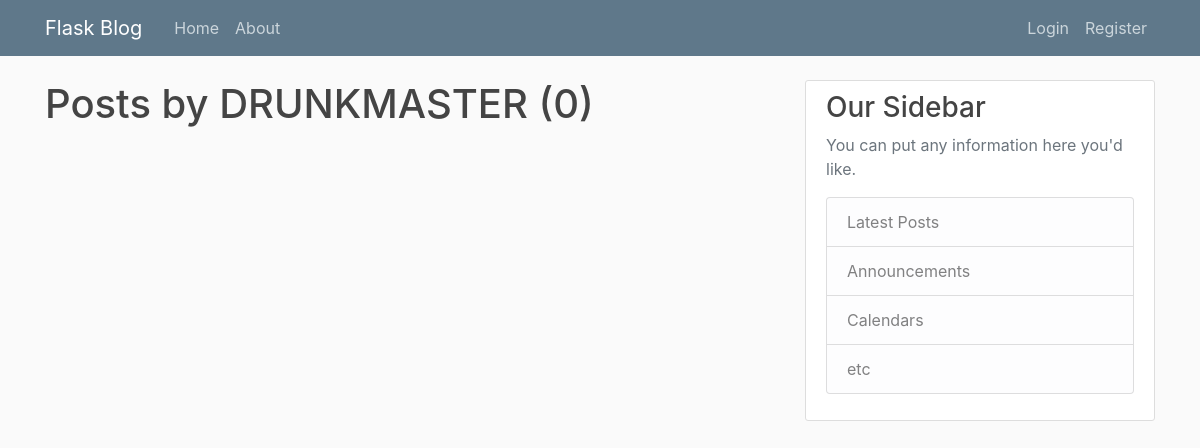
/user/DRUNKMASTER, run on an earlier commit of the app's database.
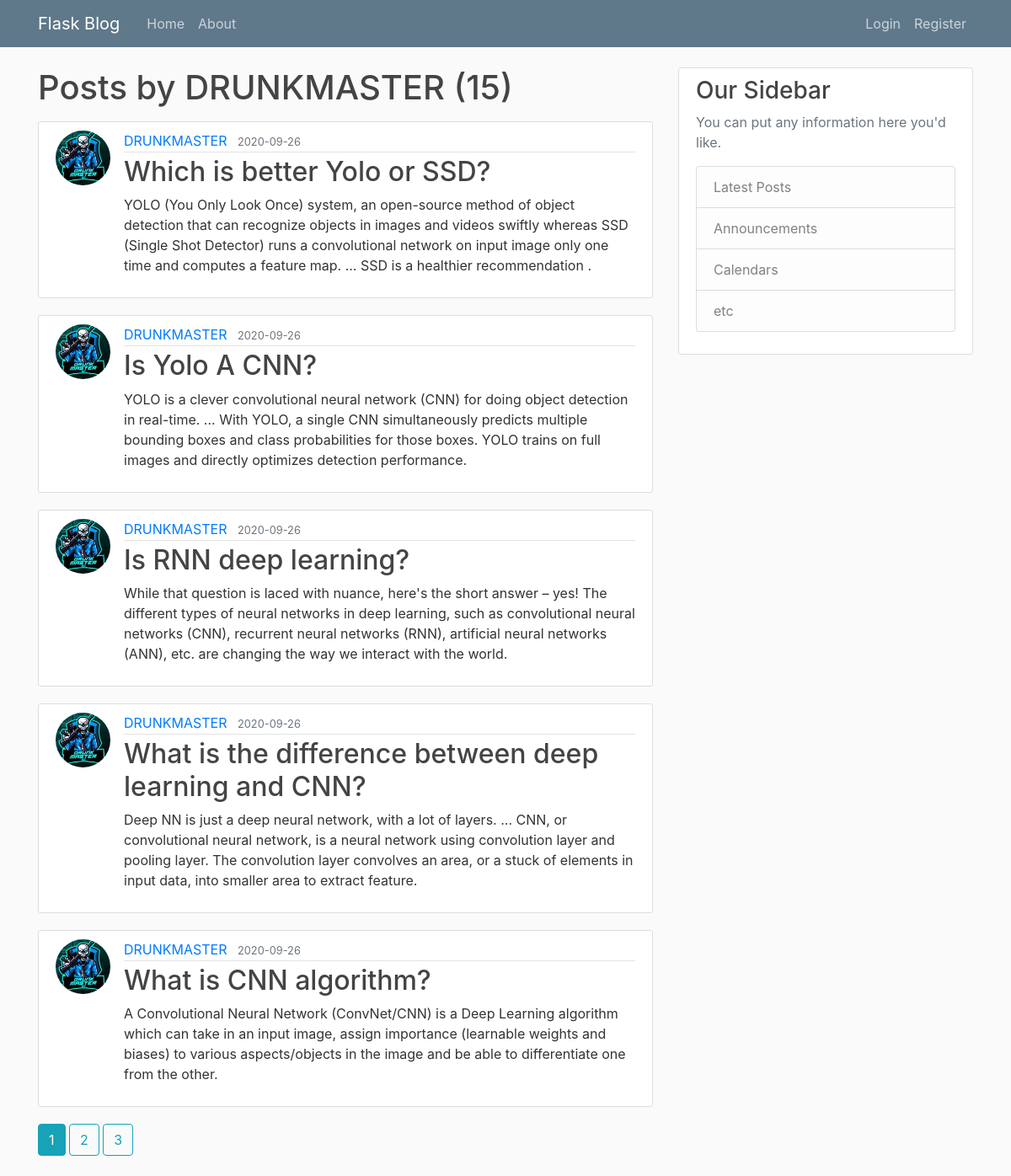
And on a later commit of the database.
### flaskblog/models.py (models this page shows, shortened)
class Post(db.Model):
    id = db.Column(db.Integer, primary_key=True)
    title = db.Column(db.String(100), nullable=False)
    date_posted = db.Column(db.DateTime, nullable=False, default=datetime.utcnow)
    content = db.Column(db.Text, nullable=False)
    user_id = db.Column(db.Integer, db.ForeignKey('user.id'), nullable=False)

class User(db.Model, UserMixin):
    id = db.Column(db.Integer, primary_key=True)
    username = db.Column(db.String(20), unique=True, nullable=False)
    email = db.Column(db.String(120), unique=True, nullable=False)
    image_file = db.Column(db.String(20), nullable=False, default='default.jpg')
    password = db.Column(db.String(60), nullable=False)
    posts = db.relationship('Post', backref='author', lazy=True)

### flaskblog/routes.py (the view)
@app.route("/user/<string:username>")
def user_posts(username):
    page = request.args.get('page', 1, type=int)
    user = User.query.filter_by(username=username).first_or_404()
    posts = Post.query.filter_by(author=user)\
        .order_by(Post.date_posted.desc())\
        .paginate(page=page, per_page=5)
    return render_template('user_posts.html', posts=posts, user=user)

### flaskblog/templates/user_posts.html
{% extends "layout.html" %}
{% block content %}
    <h1 class="mb-3">Posts by {{ user.username }} ({{ posts.total}})</h1>
    {% for post in posts.items %}
        <article class="media content-section">
          <img class="rounded-circle article-img" src="{{url_for('static',filename='profile_pics/'+ post.author.image_file) }}">
          <div class="media-body">
            <div class="article-metadata">
              <a class="mr-2" href="{{ url_for('user_posts',username=post.author.username)}}">{{ post.author.username }}</a>
              <small class="text-muted">{{ post.date_posted.strftime('%Y-%m-%d') }}</small>
            </div>
            <h2><a class="article-title" href="{{ url_for('post',post_id=post.id)}}">{{ post.title }}</a></h2>
            <p class="article-content">{{ post.content }}</p>
          </div>
        </article>
    {% endfor %}
    {% for page_num in posts.iter_pages(left_edge=1, right_edge=1, left_current=1,right_current=2) %}
      {% if page_num %}
        {% if posts.page == page_num %}
          <a class="btn btn-info mb-4" href="{{ url_for('user_posts', username=user.username, page=page_num)}}">{{page_num}}</a>
        {% else %}
        <a class="btn btn-outline-info mb-4" href="{{ url_for('user_posts', username=user.username, page=page_num)}}">{{page_num}}</a>
        {% endif %}
        {% else %}
        ...
      {% endif %}
    {% endfor %}
{% endblock content %}

What changed in the data, as far as the page shows it:
added Post: image_file (picture), author.username "DRUNKMASTER", date_posted "2020-09-26", title "Which is better Yolo or SSD?", content "YOLO (You Only Look Once) system, an open-source method of object detection that can recognize objects in images and videos swiftly whereas SSD (Single Shot Detector) runs a convolutional network on input image only one time and computes a feature map. ... SSD is a healthier recommendation ."
added Post: image_file (picture), author.username "DRUNKMASTER", date_posted "2020-09-26", title "Is Yolo A CNN?", content "YOLO is a clever convolutional neural network (CNN) for doing object detection in real-time. ... With YOLO, a single CNN simultaneously predicts multiple bounding boxes and class probabilities for those boxes. YOLO trains on full images and directly optimizes detection performance."
added Post: image_file (picture), author.username "DRUNKMASTER", date_posted "2020-09-26", title "Is RNN deep learning?", content "While that question is laced with nuance, here's the short answer – yes! The different types of neural networks in deep learning, such as convolutional neural networks (CNN), recurrent neural networks (RNN), artificial neural networks (ANN), etc. are changing the way we interact with the world."
added Post: image_file (picture), author.username "DRUNKMASTER", date_posted "2020-09-26", title "What is the difference between deep learning and CNN?", content "Deep NN is just a deep neural network, with a lot of layers. ... CNN, or convolutional neural network, is a neural network using convolution layer and pooling layer. The convolution layer convolves an area, or a stuck of elements in input data, into smaller area to extract feature."
added Post: image_file (picture), author.username "DRUNKMASTER", date_posted "2020-09-26", title "What is CNN algorithm?", content "A Convolutional Neural Network (ConvNet/CNN) is a Deep Learning algorithm which can take in an input image, assign importance (learnable weights and biases) to various aspects/objects in the image and be able to differentiate one from the other."
Also different on the page:
{{ posts.total }}: "0" → "15"
new list line: "1"
new list line: "2"
new list line: "3"
